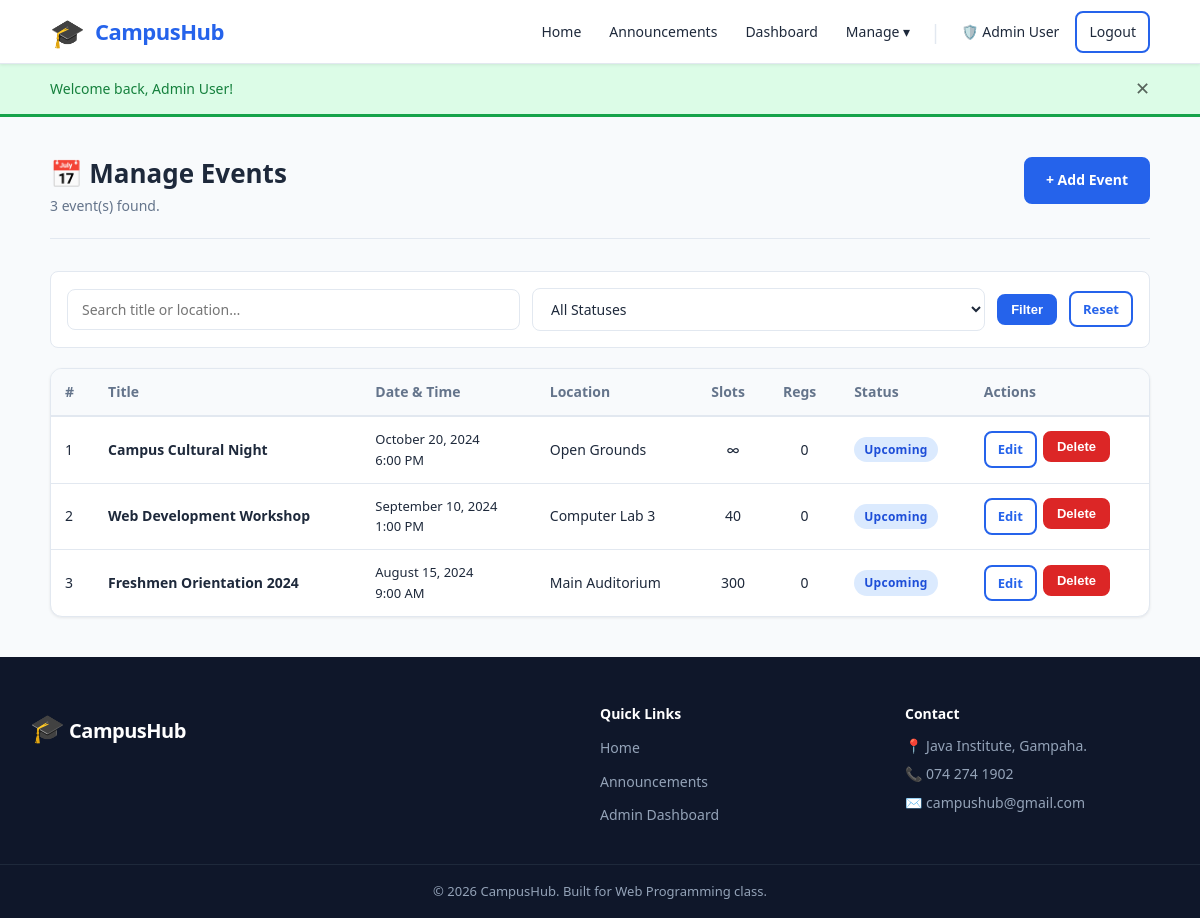
/admin/events.php (signed in), run on the app's committed database.
### tables this page shows
CREATE TABLE IF NOT EXISTS events (
    id              INT UNSIGNED    NOT NULL AUTO_INCREMENT,
    title           VARCHAR(200)    NOT NULL,
    description     TEXT            DEFAULT NULL,
    location        VARCHAR(200)    DEFAULT NULL,
    event_date      DATE            NOT NULL,
    event_time      TIME            DEFAULT NULL,
    max_slots       SMALLINT UNSIGNED DEFAULT NULL,      
    status          ENUM('upcoming','ongoing','completed','cancelled') NOT NULL DEFAULT 'upcoming',
    banner_image    VARCHAR(255)    DEFAULT NULL,        
    teaser_video    VARCHAR(255)    DEFAULT NULL,        
    created_by      INT UNSIGNED    NOT NULL,            
    created_at      TIMESTAMP       NOT NULL DEFAULT CURRENT_TIMESTAMP,
    updated_at      TIMESTAMP       NOT NULL DEFAULT CURRENT_TIMESTAMP ON UPDATE CURRENT_TIMESTAMP,
    PRIMARY KEY (id),
    INDEX idx_event_date (event_date),
    INDEX idx_status (status),
    FOREIGN KEY (created_by) REFERENCES users(id) ON UPDATE CASCADE ON DELETE RESTRICT
);

### includes/functions.php (called while the page is built, shortened)
<?php
function e($value) {
    return htmlspecialchars($value, ENT_QUOTES, 'UTF-8');
}
function get($key, $default = '') {
    return isset($_GET[$key]) ? trim($_GET[$key]) : $default;
}
function fetchAll($conn, $sql, $types = '', $params = []) {
    $stmt = $conn->prepare($sql);
    $stmt->execute();
    $result = $stmt->get_result();
    $rows   = $result->fetch_all(MYSQLI_ASSOC);
    return $rows;
}
function formatDate($date) {
    $ts = strtotime($date);
    return $ts ? date('F j, Y', $ts) : $date;
}
function formatTime($time) {
    $ts = strtotime($time);
    return $ts ? date('g:i A', $ts) : $time;
}
function eventStatusBadge($status) {
    $map = [
        'upcoming'  => 'badge-primary',
        'ongoing'   => 'badge-success',
        'completed' => 'badge-secondary',
        'cancelled' => 'badge-danger',
    ];
    return isset($map[$status]) ? $map[$status] : 'badge-secondary';
}

### admin/events.php (the view, shortened to what this page needs)
<?php
require_once __DIR__ . '/../config/config.php';
require_once __DIR__ . '/../includes/functions.php';
$search = get('search');
$sql    = "SELECT e.*,
           (SELECT COUNT(*) FROM registrations WHERE event_id = e.id) AS reg_count,
           u.full_name AS created_by_name
           FROM events e
           LEFT JOIN users u ON e.created_by = u.id
           WHERE 1=1";
$types  = '';
$params = [];
$sql .= ' ORDER BY e.event_date DESC';
$events = fetchAll($conn, $sql, $types, $params);
require_once __DIR__ . '/../includes/header.php';
?>
<div class="page-header">
    <div>
        <h1>📅 Manage Events</h1>
        <p><?= count($events) ?> event(s) found.</p>
    </div>
    <a href="<?= SITE_URL ?>/admin/event_form.php" class="btn btn-primary">+ Add Event</a>
</div>
<form method="GET" class="filter-bar">
    <input type="text" name="search" placeholder="Search title or location…" value="<?= e($search) ?>" style="flex:1;">
    <select name="status">
        <option value="">All Statuses</option>
    </select>
    <button type="submit" class="btn btn-primary btn-sm">Filter</button>
    <a href="<?= SITE_URL ?>/admin/events.php" class="btn btn-outline btn-sm">Reset</a>
</form>
<div class="card">
    <div class="table-wrap">
        <table>
            <thead>
                <tr>
                    <th>#</th>
                    <th>Title</th>
                    <th>Date & Time</th>
                    <th>Location</th>
                    <th>Slots</th>
                    <th>Regs</th>
                    <th>Status</th>
                    <th>Actions</th>
                </tr>
            </thead>
            <tbody>
                <?php if (!empty($events)): ?>
                <?php foreach ($events as $i => $ev): ?>
                <tr>
                    <td><?= $i + 1 ?></td>
                    <td><strong><?= e($ev['title']) ?></strong></td>
                    <td style="white-space:nowrap;font-size:13px;">
                        <?= formatDate($ev['event_date']) ?>
                        <?php if ($ev['event_time']): ?><br><?= formatTime($ev['event_time']) ?><?php endif; ?>
                    </td>
                    <td><?= e($ev['location'] ?? '—') ?></td>
                    <td class="text-center"><?= $ev['max_slots'] ?? '∞' ?></td>
                    <td class="text-center"><?= $ev['reg_count'] ?></td>
                    <td><span class="badge <?= eventStatusBadge($ev['status']) ?>"><?= ucfirst($ev['status']) ?></span></td>
                    <td>
                        <div style="display:flex;gap:6px;flex-wrap:wrap;">
                            <a href="<?= SITE_URL ?>/admin/event_form.php?id=<?= $ev['id'] ?>"
                               class="btn btn-outline btn-sm">Edit</a>
                            <form method="POST" style="display:inline;">
                                <button type="submit" class="btn btn-danger btn-sm"
                                        data-confirm="Delete event '<?= e(addslashes($ev['title'])) ?>'? All registrations will also be deleted.">
                                    Delete
                                </button>
                            </form>
                        </div>
                    </td>
                </tr>
                <?php endforeach; ?>
                <?php else: ?>
                <tr><td colspan="8" class="text-center text-muted" style="padding:32px;">No events found.</td></tr>
                <?php endif; ?>
            </tbody>
        </table>
    </div>
</div>
<?php require_once __DIR__ . '/../includes/footer.php'; ?>

### assets/css/style.css (style rules this page uses)
:root { --primary: #2563eb; --primary-dark: #1d4ed8; --primary-light: #eff6ff; --secondary: #64748b; --success: #16a34a; --warning: #d97706; --danger: #dc2626; --info: #0891b2; --bg: #f8fafc; --surface: #ffffff; --border: #e2e8f0; --text: #1e293b; --text-muted: #64748b; --radius: 8px; --radius-lg: 12px; --shadow-sm: 0 1px 3px rgba(0,0,0,.08); --shadow: 0 4px 12px rgba(0,0,0,.10); --shadow-lg: 0 8px 24px rgba(0,0,0,.12); --font: 'Segoe UI', system-ui, -apple-system, sans-serif; --header-h: 64px; --container-w: 1140px; }
*, *::before, *::after { box-sizing: border-box; margin: 0; padding: 0; }
html { scroll-behavior: smooth; }
body { font-family: var(--font); font-size: 16px; line-height: 1.6; color: var(--text); background: var(--bg); min-height: 100vh; display: flex; flex-direction: column; }
a { color: var(--primary); text-decoration: none; }
h1, h2, h3, h4, h5, h6 { line-height: 1.3; font-weight: 700; color: var(--text); }
.btn { display: inline-flex; align-items: center; gap: 6px; padding: 10px 20px; border-radius: var(--radius); font-size: 14px; font-weight: 600; cursor: pointer; border: 2px solid transparent; transition: background .15s, transform .1s, box-shadow .15s; text-decoration: none; white-space: nowrap; }
.btn-primary { background: var(--primary); color: #fff; border-color: var(--primary); }
.btn-danger { background: var(--danger); color: #fff; border-color: var(--danger); }
.btn-outline { background: transparent; color: var(--primary); border-color: var(--primary); }
.btn-sm { padding: 6px 12px; font-size: 13px; }
.card { background: var(--surface); border: 1px solid var(--border); border-radius: var(--radius-lg); box-shadow: var(--shadow-sm); overflow: hidden; }
.badge { display: inline-block; padding: 3px 10px; border-radius: 999px; font-size: 12px; font-weight: 600; letter-spacing: .3px; }
.badge-primary { background: #dbeafe; color: #1d4ed8; }
.table-wrap { overflow-x: auto; }
table { width: 100%; border-collapse: collapse; font-size: 14px; }
thead th { background: var(--bg); padding: 12px 14px; text-align: left; font-weight: 600; color: var(--text-muted); border-bottom: 2px solid var(--border); white-space: nowrap; }
tbody td { padding: 12px 14px; border-bottom: 1px solid var(--border); vertical-align: middle; }
tbody tr:last-child td { border-bottom: none; }
input[type="text"], input[type="email"], input[type="password"], input[type="date"], input[type="time"], input[type="number"], input[type="file"], select, textarea { width: 100%; padding: 10px 14px; border: 1px solid var(--border); border-radius: var(--radius); font-family: var(--font); font-size: 14px; color: var(--text); background: var(--surface); transition: border-color .15s, box-shadow .15s; outline: none; }
select { cursor: pointer; }
.page-header { margin-bottom: 32px; padding-bottom: 20px; border-bottom: 1px solid var(--border); display: flex; align-items: flex-start; justify-content: space-between; flex-wrap: wrap; gap: 12px; }
.page-header h1 { font-size: 26px; }
.page-header p { color: var(--text-muted); font-size: 14px; margin-top: 4px; }
.filter-bar { display: flex; gap: 12px; align-items: center; flex-wrap: wrap; margin-bottom: 20px; padding: 16px; background: var(--surface); border: 1px solid var(--border); border-radius: var(--radius); }
.filter-bar input, .filter-bar select { flex: 1; min-width: 160px; }
.text-center { text-align: center; }

### data on the page
events: title "Campus Cultural Night", event_date "October 20, 2024", event_time "6:00 PM", location "Open Grounds", max_slots "∞", reg_count "0", status "Upcoming"
events: title "Web Development Workshop", event_date "September 10, 2024", event_time "1:00 PM", location "Computer Lab 3", max_slots "40", reg_count "0", status "Upcoming"
events: title "Freshmen Orientation 2024", event_date "August 15, 2024", event_time "9:00 AM", location "Main Auditorium", max_slots "300", reg_count "0", status "Upcoming"

### other printed values
SITE_NAME "CampusHub"
$userName "Admin User"
$_SESSION['flash_message'] "Welcome back, Admin User!"
count($events) "3"
